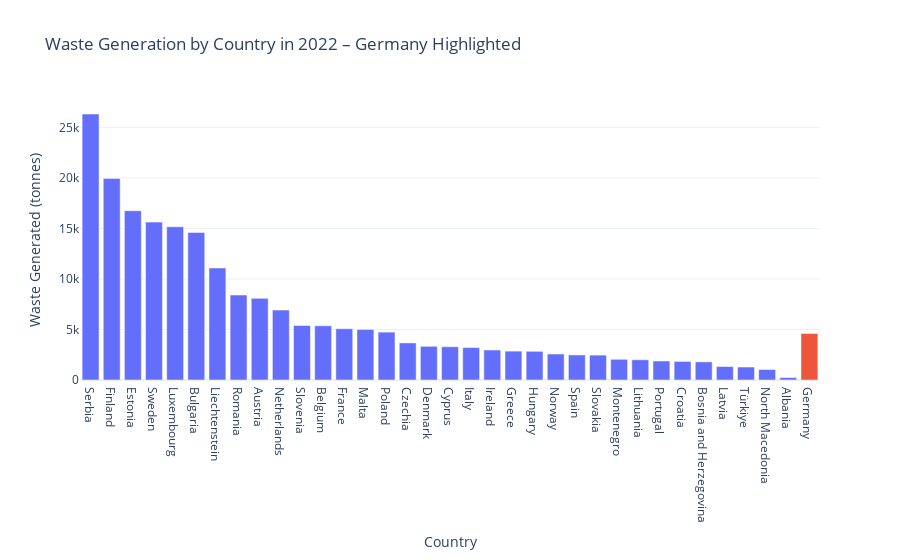

Source (notebook cell):
### Code cell
import pandas as pd
import plotly.express as px

# Step 1: Filter dataset
df_filtered = df_total_waste.copy()

# Drop EU aggregate and missing values
df_filtered = df_filtered[df_filtered['geo'] != 'EU27_2020']
df_filtered = df_filtered.dropna(subset=['OBS_VALUE'])

# Step 2: Get latest year
latest_year = df_filtered['TIME_PERIOD'].max()
df_latest = df_filtered[df_filtered['TIME_PERIOD'] == latest_year]

# Step 3: Group by country and sort
df_grouped = df_latest.groupby('Geopolitical entity (reporting)', as_index=False)['OBS_VALUE'].sum()
df_grouped = df_grouped.sort_values(by='OBS_VALUE', ascending=False)

# Step 4: Add a column to highlight Germany
df_grouped['Highlight'] = df_grouped['Geopolitical entity (reporting)'].apply(
    lambda x: 'Germany' if x == 'Germany' else 'Other Countries'
)

# Step 5: Plot
fig = px.bar(
    df_grouped,
    x='Geopolitical entity (reporting)',
    y='OBS_VALUE',
    color='Highlight',
    title=f"Waste Generation by Country in {latest_year} – Germany Highlighted",
    labels={'Geopolitical entity (reporting)': 'Country', 'OBS_VALUE': 'Waste Generated (tonnes)'},
    template='plotly_white'
)

fig.update_layout(
    xaxis_title='Country',
    yaxis_title='Waste Generated (tonnes)',
    showlegend=False
)

fig.show()

### Figure 1 — Plotly figure (JSON) as saved in the notebook; plotly's stock layout.template omitted (floating-point values rounded to 4 significant figures)
{"data": [{"hovertemplate": "Highlight=Other Countries<br>Country=%{x}<br>Waste Generated (tonnes)=%{y}<extra></extra>", "legendgroup": "Other Countries", "marker": {"color": "#636efa", "pattern": {"shape": ""}}, "name": "Other Countries", "orientation": "v", "showlegend": true, "textposition": "auto", "type": "bar", "x": ["Serbia", "Finland", "Estonia", "Sweden", "Luxembourg", "Bulgaria", "Liechtenstein", "Romania", "Austria", "Netherlands", "Slovenia", "Belgium", "France", "Malta", "Poland", "Czechia", "Denmark", "Cyprus", "Italy", "Ireland", "Greece", "Hungary", "Norway", "Spain", "Slovakia", "Montenegro", "Lithuania", "Portugal", "Croatia", "Bosnia and Herzegovina", "Latvia", "Türkiye", "North Macedonia", "Albania"], "xaxis": "x", "y": [26325, 19950, 16752, 15627, 15169, 14603, 11088, 8410, 8079, 6921, 5397, 5363, 5076, 5004, 4739, 3672, 3333, 3294, 3212, 2971, 2858, 2838, 2573, 2480, 2462, 2050, 2003, 1878, 1838, 1797, 1330, 1284, 1038, 245], "yaxis": "y"}, {"hovertemplate": "Highlight=Germany<br>Country=%{x}<br>Waste Generated (tonnes)=%{y}<extra></extra>", "legendgroup": "Germany", "marker": {"color": "#EF553B", "pattern": {"shape": ""}}, "name": "Germany", "orientation": "v", "showlegend": true, "textposition": "auto", "type": "bar", "x": ["Germany"], "xaxis": "x", "y": [4604], "yaxis": "y"}], "layout": {"barmode": "relative", "legend": {"title": {"text": "Highlight"}, "tracegroupgap": 0}, "showlegend": false, "title": {"text": "Waste Generation by Country in 2022 – Germany Highlighted"}, "xaxis": {"anchor": "y", "domain": [0, 1], "title": {"text": "Country"}}, "yaxis": {"anchor": "x", "domain": [0, 1], "title": {"text": "Waste Generated (tonnes)"}}}}
